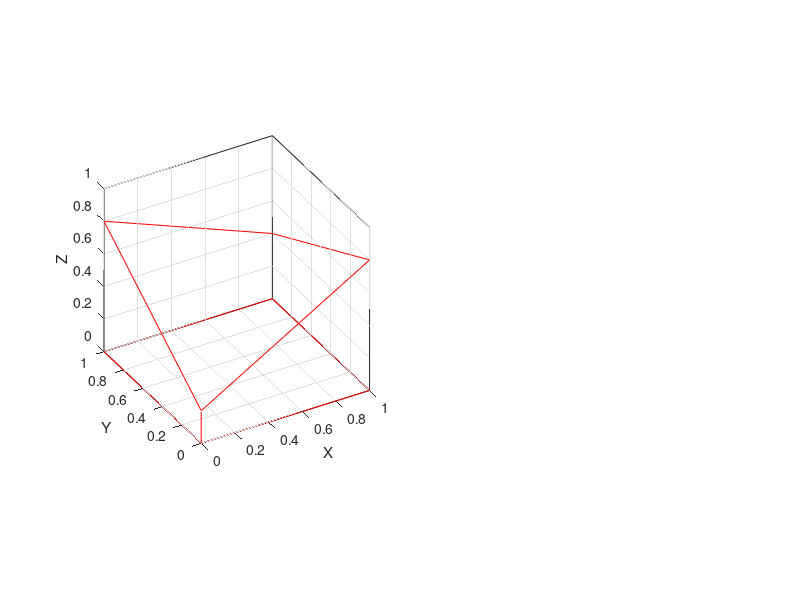

This chart was generated by the following MATLAB code: (Note: this script raises an error after producing the figure.)
clear all;clc;close all

sFun = @(x) 3*x.^2-2*x.^3;
lerp = @(t,a,b) a+(b-a)*t;

xGrid = 0.4;
yGrid = 0.8;

M  = [0.2 0.8 ;
      0.8 0.4];

BL = M(1,1);BR = M(1,2);
TL = M(2,1);TR = M(2,2);

x     = linspace(0,1,21);
y     = linspace(0,1,21);
[X,Y] = meshgrid(x,y);
Z1    = zeros(length(y),length(x));
Z2    = zeros(length(y),length(x));

xCorners = [0 1 1 0 0];
yCorners = [0 0 1 1 0];
zCorners = [BL BR TR TL BL];

set(gcf,'position',[0 0 1500 1000])

subplot(1,2,1)
    BLBR = lerp(xGrid,BL,BR);
    TLTR = lerp(xGrid,TL,TR);
    
    BLTL = lerp(yGrid,BL,TL);
    BRTR = lerp(yGrid,BR,TR);
    
    z1= lerp(yGrid,BLBR,TLTR);
    z2= lerp(xGrid,BLTL,BRTR);
    
    hold on;box on;grid on;daspect([1 1 1]);axis([0 1 0 1 0 1]);xlabel('X');ylabel('Y');zlabel('Z')
    view(-30,33)
    
    %%% CORNERS
    %%%%%%%%%%%%%%
    plot3(xCorners,yCorners,zCorners,'r');
    plot3(xCorners,yCorners,[0 0 0 0 0],'r')
    plot3([0 0],[0 0],[0 BL],'r');plot3([1 1],[0 0],[0 BR],'r');plot3([1 1],[1 1],[0 TR],'r');plot3([0 0],[1 1],[0 TL],'r');
    scatter3(xCorners,yCorners,zCorners,MarkerFaceColor='r',MarkerEdgeColor='k',sizeData=100)
    scatter3(xCorners,yCorners,[0 0 0 0 0],MarkerFaceColor='r',MarkerEdgeColor='k',sizeData=100)
    
    %%% x
    %%%%%%%%%%%%%%
    scatter3([xGrid xGrid xGrid xGrid],[0 0 1 1],[0 BLBR TLTR 0],MarkerFaceColor='b',MarkerEdgeColor='k',sizeData=100)
    plot3([xGrid xGrid xGrid xGrid xGrid],[0 0 1 1 0],[0 BLBR TLTR 0 0],'b')
    
    %%% y
    %%%%%%%%%%%%%%
    scatter3([0 0 1 1],[yGrid yGrid yGrid yGrid],[0 BLTL BRTR 0],MarkerFaceColor='g',MarkerEdgeColor='k',sizeData=100)
    plot3([0 0 1 1 0],[yGrid yGrid yGrid yGrid yGrid],[0 BLTL BRTR 0 0] ,'g')

    %%% z
    %%%%%%%%%%%%%%
    scatter3(xGrid,yGrid,z1,MarkerFaceColor='m',MarkerEdgeColor='k',sizeData=100)


subplot(1,2,2)

    for i= 1:length(y)
        for j = 1:length(x)
    
        BLBR_  = lerp(x(j),BL,BR);
        TLTR_  = lerp(x(j),TL,TR);
        
        BLTL_ = lerp(y(i),BL,TL);
        BRTR_ = lerp(y(i),BR,TR);
        
        z1_= lerp(y(i),BLBR_,TLTR_);
        z2_= lerp(x(j),BLTL_,BRTR_);
      
        Z1(i,j) = z1_; % z1 = z2

        u      = sFun(x(j));
        v      = sFun(y(i));

        BLBR_  = lerp(u,BL,BR);
        TLTR_  = lerp(u,TL,TR);  
        Z2(i,j)= lerp(v ,BLBR_,TLTR_);

    
        end
    end


    hold on;box on;grid on;daspect([1 1 1]);axis([0 1 0 1 0 1]);xlabel('X');ylabel('Y');zlabel('Z')
    view(-30,33)
 
    scatter3(xCorners,yCorners,zCorners,MarkerFaceColor='r',MarkerEdgeColor='k',sizeData=100)

   mesh(X,Y,Z1,FaceColor='flat', EdgeColor='k')
   %mesh(X,Y,Z2+0,1,FaceColor=[0 1 0], EdgeColor='k')
